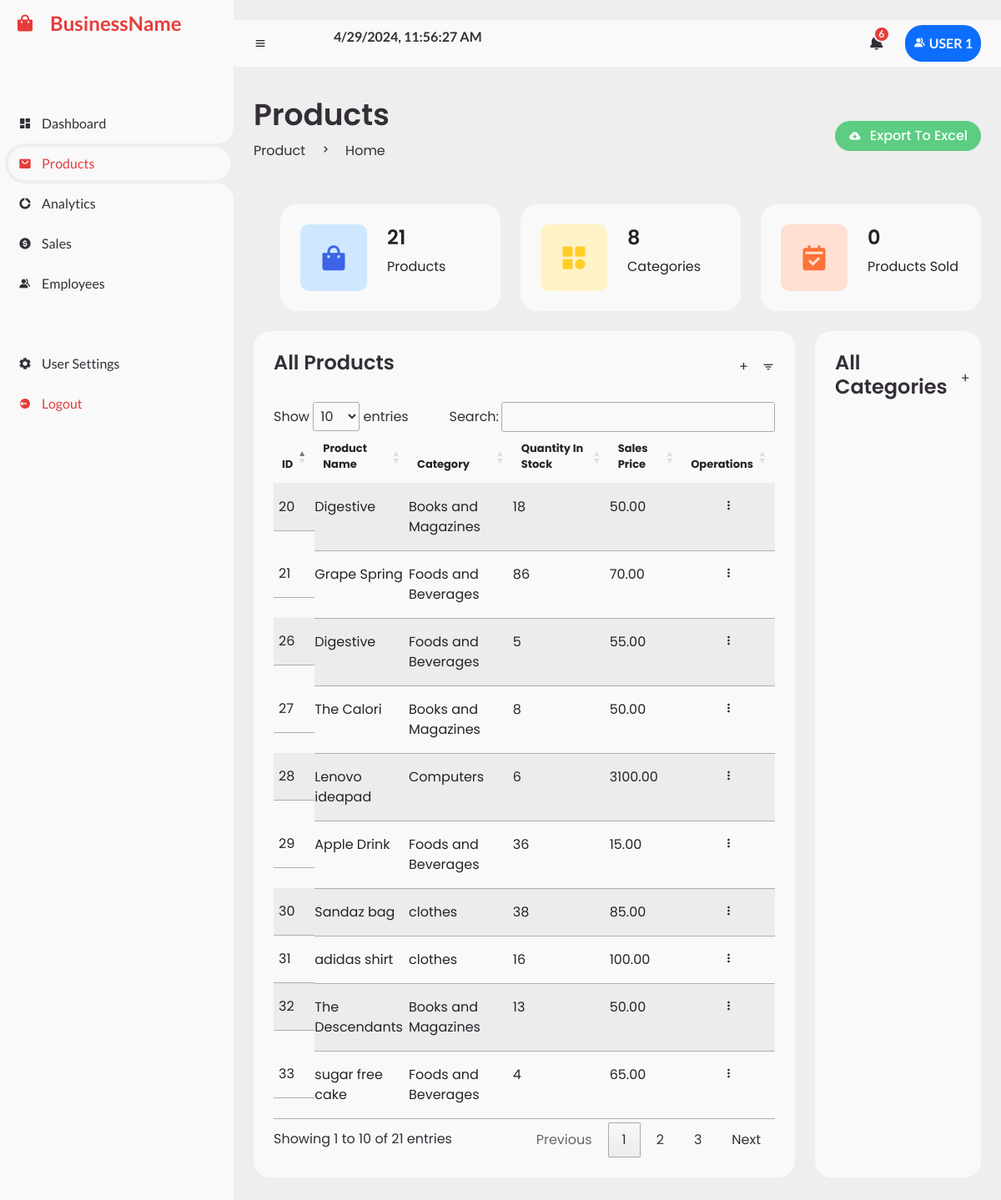
/pages/admin_prod.php (signed in), run on the app's committed database.
### tables this page shows
CREATE TABLE `settings` (
  `CompanyName` varchar(255) NOT NULL DEFAULT 'RMS'
);

CREATE TABLE `products` (
  `ID` int(11) NOT NULL,
  `ProductName` varchar(255) NOT NULL,
  `Category` varchar(128) NOT NULL,
  `CostPrice` decimal(10,2) NOT NULL,
  `SalesPrice` decimal(10,2) NOT NULL,
  `Profit` decimal(10,2) NOT NULL,
  `Quantity` int(100) NOT NULL,
  `Supplier` varchar(255) NOT NULL,
  `DateInStock` varchar(255) NOT NULL,
  `ExpireDate` varchar(255) NOT NULL DEFAULT 'None',
  `Description` varchar(255) NOT NULL
);

### pages/admin_prod.php (the view, shortened to what this page needs)
<?php
include "../include/config.php";
$CompNameSQL = mysqli_query($conn, "SELECT CompanyName FROM settings");
$Comp_row = mysqli_fetch_assoc($CompNameSQL);
$CompName = $Comp_row['CompanyName'];
$today = date('Y-m-d');
$firstDayOfWeek = date('Y-m-d', strtotime('last monday', strtotime($today)));
$soldSQL = mysqli_query($conn,"SELECT * FROM sales WHERE Date BETWEEN '$firstDayOfWeek' AND '$today'");
$total_sold = mysqli_num_rows($soldSQL);
$productsSQL = mysqli_query($conn,"SELECT * FROM products");
$total_products = mysqli_num_rows($productsSQL);
$categoriesSQL = mysqli_query($conn,"SELECT * FROM categories");
$total_categories = mysqli_num_rows($categoriesSQL);
?>
<!DOCTYPE html>
<html lang="en">
<head>
	<link href='https://unpkg.com/boxicons@2.0.9/css/boxicons.min.css' rel='stylesheet'>
   <link rel="stylesheet" href="https://cdn.datatables.net/1.13.7/css/jquery.dataTables.min.css" />
   <link rel="stylesheet" href="https://cdn.datatables.net/2.0.2/css/dataTables.dataTables.css" />
   <link rel="stylesheet" href="https://cdn.datatables.net/buttons/3.0.1/css/buttons.dataTables.css" />
    <link href="https://cdn.jsdelivr.net/npm/bootstrap@5.0.2/dist/css/bootstrap.min.css" rel="stylesheet">
    <link rel="stylesheet" href="https://cdnjs.cloudflare.com/ajax/libs/font-awesome/6.3.0/css/all.min.css"/>
     <link rel="stylesheet" href="https://cdnjs.cloudflare.com/ajax/libs/font-awesome/6.3.0/css/all.min.css"/>
	<link rel="stylesheet" href="../css/template.css">
	<link rel="stylesheet" href="../css/product.css">
</head>
<body>
<section id="sidebar">
        <a href="dashboard.php" class="brand">
            <i class="bx bxs-shopping-bag"></i>
            <span class="text"><?php echo $CompName ?></span>
        </a>
        <ul class="side-menu top p-0">
            <li >
				<a href="dashboard.php">
					<i class='bx bxs-dashboard' ></i>
					<span class="text">Dashboard</span>
				</a>
			</li>
			<li class="active">
				<a href="../pages/admin_prod.php">
					<i class='bx bxs-shopping-bag-alt' ></i>
					<span class="text">Products</span>
				</a>
			</li>
			<li>
				<a href="analytics.php">
					<i class='bx bxs-doughnut-chart' ></i>
					<span class="text">Analytics</span>
				</a>
			</li>
			<li>
				<a href="sale.php">
					<i class='bx bxs-dollar-circle' ></i>
					<span class="text">Sales</span>
				</a>
			</li>
			<li>
				<a href="employees.php">
					<i class='bx bxs-group' ></i>
					<span class="text">Employees</span>
				</a>
			</li>
		</ul>
		<ul class="side-menu p-0">
			<li>
				<a href="../pages/users.php">
					<i class='bx bxs-cog' ></i>
					<span class="text">User Settings</span>
				</a>
			</li>
			<li>
				<a href="../index.php" class="logout">
					<i class='bx bxs-log-out-circle' ></i>
					<span class="text">Logout</span>
				</a>
			</li>
       </ul>
    </section>
	<section id="content">
        <?php
		   include "../include/navbar.php"
        ?>
		<main>
			<div class="head-title">
				<div class="left">
					<h1>Products</h1>
					<ul class="breadcrumb">
						<li>
							<a href="#">Product</a>
						</li>
						<li><i class='bx bx-chevron-right' ></i></li>
						<li>
							<a class="active" href="#">Home</a>
						</li>
					</ul>
				</div>
				<a href="prodExport.php" class="btn-download">
					<i style="color:#fff;" class='bx bxs-cloud-download' ></i>
					<span style="color:#fff;" class="text">Export To Excel</span>
				</a>
			</div>
			<ul class="box-info">
                <li title="number of products">
					<i class="bx bxs-shopping-bag"></i>
					<span class="text">
						<h3><?php echo $total_products?></h3>
						<p>Products</p>
					</span>
				</li>
                <li title="number of categories">
                <i class='bx bxs-category'></i>
					<span class="text">
						<h3><?php echo $total_categories?></h3>
						<p>Categories</p>
					</span>
				</li>
                <li title="within the week">
					<i class="bx bxs-calendar-check"></i>
					<span class="text">
						<h3><?php echo $total_sold?></h3>
						<p>Products Sold</p>
					</span>
				</li>
			</ul>
			<div class="table-data">
               <div class="recent">
               <div class="head">
                     <h3>All Products</h3>
                        <a href="#" data-bs-toggle="modal" data-bs-target="#addproduct">+</a>
                     <i class='bx bx-filter'></i>
                  </div>
                  <table id="prodTable" class="table table-striped" style="width:100%">
                        <thead>
                            <tr>
                              <th>ID</th>
                              <th>Product Name</th>
                              <th>Category</th>
                              <th>Quantity In Stock</th>
                              <th>Sales Price</th>
                              <th>Operations</th>
                            </tr>
                        </thead>
                        <tbody>
                            <?php
                            include "../include/config.php";
                            $sql = "SELECT ID, ProductName, Category, Quantity, SalesPrice FROM products ORDER BY ID DESC";
                            $result = $conn->query($sql);
                            if ($result->num_rows > 0) {
                                while ($row = $result->fetch_assoc()) {
                                    echo "<tr>";
                                    echo "<td>" . $row['ID'] . "</td>";
                                    echo "<td>" . $row['ProductName'] . "</td>";
                                    echo "<td>" . $row['Category'] . "</td>";
                                    echo "<td class='text-start'>" . $row['Quantity'] . "</td>";
                                    echo "<td class='text-start'>" . $row['SalesPrice'] . "</td>";
                                    echo "<td class='text-center'>";
                                       echo "<i class='bx bx-dots-vertical-rounded' onclick='toggleIcons(this)'></i>";
                                    echo "</td>";
                                    echo "</tr>";
                                }
                            }
                            ?>
                        </tbody>
                    </table>
               </div>
			   <div style="flex-grow: 1; flex-basis:50px;" class="recent">
                  <div class="head">
                     <h3>All Categories</h3>
                     <a href="#" data-bs-toggle="modal" data-bs-target="#addcategory">+</a>
                  </div>
               </div>
            </div>
        </main>
	</section>
</body>
</html>

### css/template.css (style rules this page uses)
a { text-decoration: none; }
li { list-style: none; }
* { margin: 0; padding: 0; box-sizing: border-box; }
html { overflow-x: hidden; }
body { background: #eee; overflow-x: hidden; }
#sidebar { position: fixed; top: 0; left: 0; width: 280px; height: 100%; background: #f9f9f9; z-index: 2000; font-family: "lato", sans-serif; transition: 0.3s ease; overflow-x: hidden; scrollbar-width: none; }
#sidebar .side-menu .active a { color: #e63c3c; }
#sidebar .brand { font-size: 24px; font-weight: 700; height: 56px; display: flex; align-items: center; color: #e63c3c; position: sticky; top: 0; left: 0; background: #f9f9f9; z-index: 500; padding-bottom: 20px; box-sizing: content-box; }
#sidebar .brand .bx { min-width: 60px; display: flex; justify-content: center; }
#sidebar .side-menu { width: 100%; margin-top: 48px; }
#sidebar .side-menu li { height: 48px; background: transparent; margin-left: 6px; border-radius: 48px 0 0 48px; padding: 4px; }
#sidebar .side-menu li.active { background-color: #eee; position: relative; }
#sidebar .side-menu li.active::before { content: ""; position: absolute; width: 40px; height: 40px; border-radius: 50%; top: -40px; right: 0; box-shadow: 20px 20px 0 #eee; z-index: -1; }
#sidebar .side-menu li.active::after { content: ""; position: absolute; width: 40px; height: 40px; border-radius: 50%; bottom: -40px; right: 0; box-shadow: 20px -20px 0 #eee; z-index: -1; }
#sidebar .side-menu li a { width: 100%; height: 100%; background: #f9f9f9; display: flex; align-items: center; border-radius: 48px; font-size: 16px; color: #342e37; white-space: nowrap; overflow-x: hidden; }
#sidebar .side-menu li a.logout { color: #e63c3c; }
#sidebar .side-menu li a .bx { min-width: 40px; display: flex; justify-content: center; }
#content { position: relative; width: calc(100% - 280px); left: 280px; transition: 0.3s ease; }
#content a { color: #342e37; }
main { width: 100%; padding: 36px 24px; font-family: "Poppins", sans-serif; max-height: calc(100vh - 56px); overflow-y: auto; }
main .box-info { display: grid; grid-template-columns: repeat(auto-fit, minmax(240px, 1fr)); grid-gap: 24px; margin-top: 36px; }
main .box-info li { padding: 24px; background: #f9f9f9; border-radius: 20px; display: flex; align-items: center; grid-gap: 24px; }
main .box-info li .text h3 { font-size: 24px; font-weight: 600; }
main .box-info li .bx { width: 80px; height: 80px; border-radius: 10px; background: #eee; font-size: 36px; display: flex; justify-content: center; align-items: center; }
main .box-info li:nth-child(1) .bx { background: #cfe8ff; color: #3c64e6; }
main .box-info li:nth-child(2) .bx { background: #FFF2C6; color: #FFCE26; }
main .box-info li:nth-child(3) .bx { background: #FFE0D3; color: #FD7238; }
main .head-title { display: flex; align-items: center; justify-content: space-between; grid-gap: 16px; flex-wrap: wrap; }
main .head-title .btn-download { height: 36px; padding: 0 16px; border-radius: 36px; background: rgba(9, 187, 69, 0.631372549); color: #f9f9f9; display: flex; justify-content: center; align-items: center; grid-gap: 10px; font-weight: 500; }
main .head-title .left h1 { font-size: 36px; font-weight: 600; margin-bottom: 10px; color: #342e37; }
main .head-title .left .breadcrumb { display: flex; align-items: center; grid-gap: 16px; }
main .head-title .left .breadcrumb li { color: #342e37; }
main .head-title .left .breadcrumb li a { color: #aaaaaa; pointer-events: none; }
main .head-title .left .breadcrumb li a.active { color: #e63c3c; pointer-events: unset; }

### pages/admin_prod.php (style rules this page uses)
.bx-dots-vertical-rounded { cursor: pointer; }

### data on the page
settings: CompanyName "BusinessName"
products: ID "33", ProductName "sugar free cake", Category "Foods and Beverages", Quantity "4", SalesPrice "65.00"
products: ID "32", ProductName "The Descendants", Category "Books and Magazines", Quantity "13", SalesPrice "50.00"
products: ID "31", ProductName "adidas shirt", Category "clothes", Quantity "16", SalesPrice "100.00"
products: ID "30", ProductName "Sandaz bag", Category "clothes", Quantity "38", SalesPrice "85.00"
products: ID "29", ProductName "Apple Drink", Category "Foods and Beverages", Quantity "36", SalesPrice "15.00"
products: ID "28", ProductName "Lenovo ideapad", Category "Computers", Quantity "6", SalesPrice "3100.00"
products: ID "27", ProductName "The Calori", Category "Books and Magazines", Quantity "8", SalesPrice "50.00"
products: ID "26", ProductName "Digestive", Category "Foods and Beverages", Quantity "5", SalesPrice "55.00"
products: ID "21", ProductName "Grape Spring", Category "Foods and Beverages", Quantity "86", SalesPrice "70.00"
products: ID "20", ProductName "Digestive", Category "Books and Magazines", Quantity "18", SalesPrice "50.00"

### other printed values
$total_messages "6"
$_SESSION['username'] "USER 1"
$total_products "21"
$total_categories "8"
$total_sold "0"
